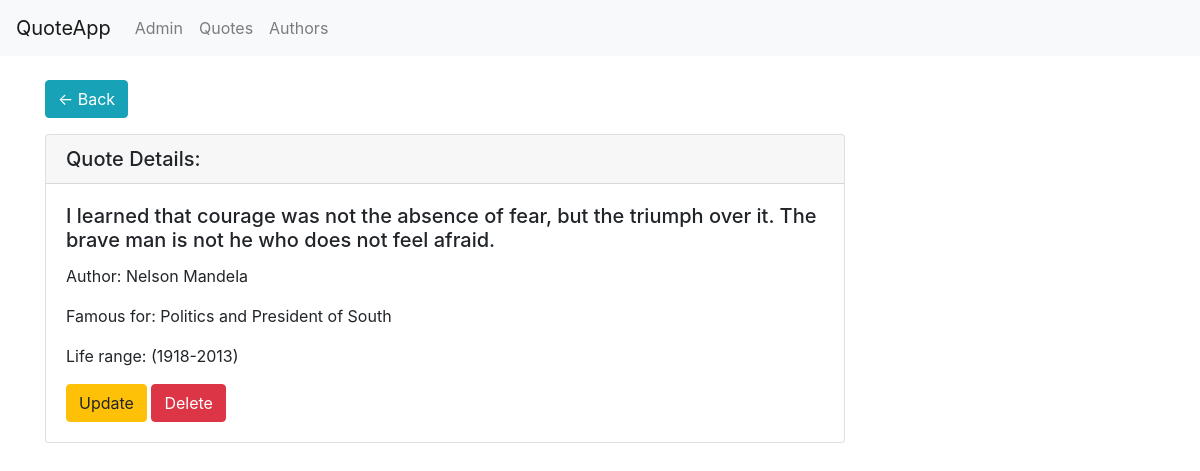
/basic_app/quotes/25/, run on the app's committed database.
### basic_app/models.py (models this page shows, shortened)
class QuotePost(models.Model):
    quoteDesription = models.CharField(max_length=128)
    quoteAuthor = models.ForeignKey(QuoteAuthor,on_delete = models.CASCADE,related_name ='quotesOfMan')

class QuoteAuthor(models.Model):
    author = models.CharField(max_length=64,unique=True)
    famousFor = models.CharField(max_length=32)
    lifeRange = models.CharField(max_length=64)
    def __str__(self):
        return self.author

### basic_app/views.py (the view)
# urls.py: path('quotes/<int:pk>/', views.QuoteDetailView.as_view(), name='detail'),
class QuoteDetailView(DetailView):
    context_object_name = 'quote_detail'
    model = QuotePost
    template_name = 'basic_app/quote_detail.html'

### templates/basic_app/quote_detail.html (shortened to what this page needs)
<!DOCTYPE html>
{% extends "basic_app/base.html" %}
{% block body_block %}
{% if quote_detail %}
<div class="container">
  <a href="{% url 'basic_app:quotes' %}" class="btn btn-info" role="button" aria-pressed="true"><- Back</a>
  <div class="card mt-3" style="width: 50rem;">
      <h5 class="card-header">Quote Details:</h5>
      <div class="card-body">
        <h5 class="card-title">{{quote_detail.quoteDesription}}</h5>
        <p class="card-text">Author: {{quote_detail.quoteAuthor}}</p>
        <p class="card-text">Famous for: {{quote_detail.quoteAuthor.famousFor}}</p>
        <p class="card-text">Life range: {{quote_detail.quoteAuthor.lifeRange}}</p>
        <a href="{% url 'basic_app:quote_update' pk=quote_detail.pk %}" class="btn btn-warning" role="button">Update</a>
        <a href="{% url 'basic_app:quote_delete' pk=quote_detail.pk %}" class="btn btn-danger" role="button">Delete</a>
      </div>
    </div>
</div>
{% endif %}
{% endblock %}

### data on the page
QuotePost: quoteDesription "I learned that courage was not the absence of fear, but the triumph over it. The brave man is not he who does not feel afraid.", quoteAuthor "Nelson Mandela", quoteAuthor.famousFor "Politics and President of South", quoteAuthor.lifeRange "(1918-2013)"
